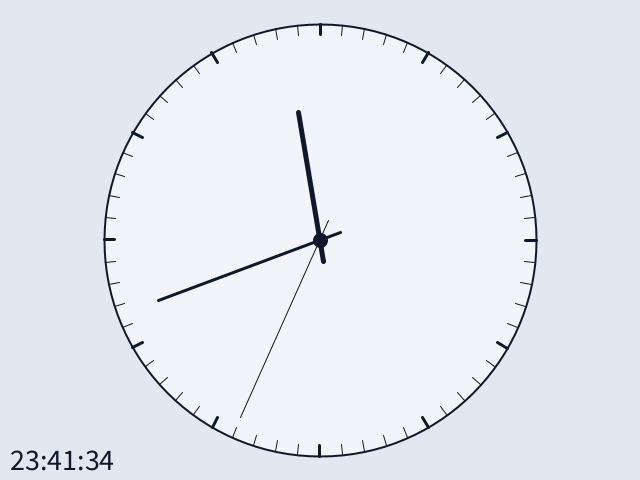
Frame 1 (no input)
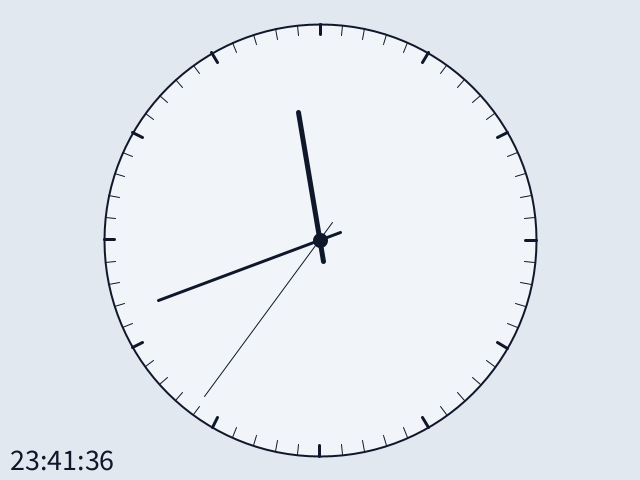
Frame 60 (the mouse pressed at the canvas centre just before this capture)
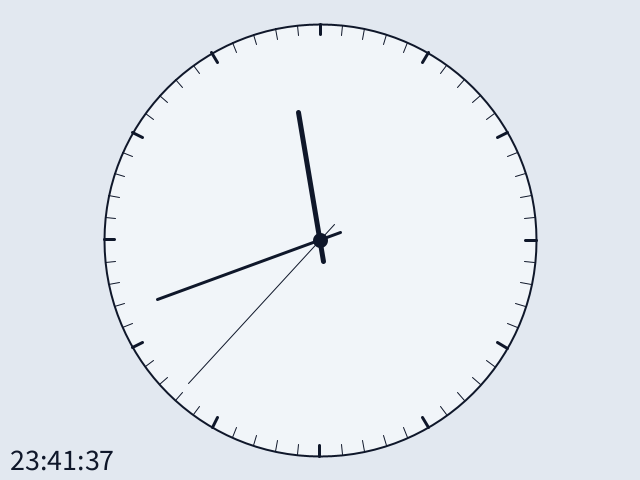
Frame 120 (the mouse held since frame 60 and released just before this capture)

The Processing sketch that drew these frames (run headless with seeded random() and noise(); from frame 60 on, the mouse is pressed at the canvas centre):

// Processing sketch: aip042
// ── aip042.pde
//////////////////////////////////////////////////////////
//
// 基本課題3-1
//
// 世界時計
//
//////////////////////////////////////////////////////////

int oldsec;     //1フレーム前の秒を覚えておく
int sepFrame;   // 区切りとなるフレーム
int subFrame;   // 1sごとに0からスタートするフレーム
Themes currentTheme = Themes.LIGHT;

public enum Themes {
  LIGHT(#e2e8f0, #f1f5f9, #0f172a),
  DARK(#0f172a, #1e293b, #f1f5f9);

  public final color bg1;
  public final color bg2;
  public final color fg;

  private Themes(color bg1, color bg2, color fg) {
    this.bg1 = bg1;
    this.bg2 = bg2;
    this.fg = fg;
  }
}

void setup() {
  size(640, 480);
  // Orig, mag はdrawClock()で直接指定するのでここでは省略
}

void draw() {
  background(currentTheme.bg1);  // 背景をグレーにする

  int h, m, s;     // 時分秒を取得する
  h=hour();
  m=minute();
  s=second();

  // 1フレーム前の秒と異なったら区切りフレーム
  if(s!=oldsec) sepFrame=frameCount;

  // 1フレーム前の秒を記録
  oldsec=s;

  // サブフレームを代入
  subFrame=frameCount-sepFrame;

  drawClock(height*0.45, new PVector(width/2, height/2), h, m, s);  // 日本時間

  // デジタル表示
  fill(currentTheme.fg);
  textSize(30);
  text(nf(h,2)+":"+nf(m,2)+":"+nf(s,2), 10, height-10);

  if(s%10==5 && subFrame==20) save("a.PNG");
}

// 大きさmag, 中央位置Origの時計を描画
void drawClock(float mag, PVector Orig, float h, float m, float s) {
  pushMatrix();    // translate()の効果をpopMatrix()までの範囲とする
  translate(Orig.x, Orig.y);     // ウィンドウの中央を原点とする
  stroke(currentTheme.fg);

  push();
  fill(currentTheme.bg2);
  strokeWeight(2);
  circle(0, 0, mag*2);           // 時計枠の描画
  pop();
  for (int deg=0; deg<360; deg=deg+6) {  // 文字盤の目盛りを描画
    if (deg%30 == 0) {
      strokeWeight(3);
    } else {
      strokeWeight(1);
    }
    drawLine(deg, mag*0.95, mag);        // mag*0.95からmagまで描画
  }
  strokeWeight(15);
  point(0, 0);
  strokeWeight(5);
  drawLine(h*30.0+m*0.5, -0.1*mag, mag*0.6);   // 時針描画
  strokeWeight(3);
  drawLine(m*6.0+s*0.1, -0.1*mag, mag*0.8);    // 分針描画
  strokeWeight(1);
  drawLine(s*6.0+subFrame*0.1, -0.1*mag, mag*0.9);    // 秒針描画
  popMatrix();     // translate()の効果を取り消す
}


// 時計方向にdeg度だけ回転させ，len1からlen2の位置に線分を描画
void drawLine(float deg, float len1, float len2) {
  PVector vec1, vec2;
  vec1=new PVector(0, -len1);  // 始点
  vec1.rotate(radians(deg));
  vec2=new PVector(0, -len2);  // 終点
  vec2.rotate(radians(deg));
  line(vec1.x, vec1.y, vec2.x, vec2.y);
}

void keyPressed() {
  if (key == 'l') {
    currentTheme = Themes.LIGHT;
  } else if (key == 'd') {
    currentTheme = Themes.DARK;
  }
}
